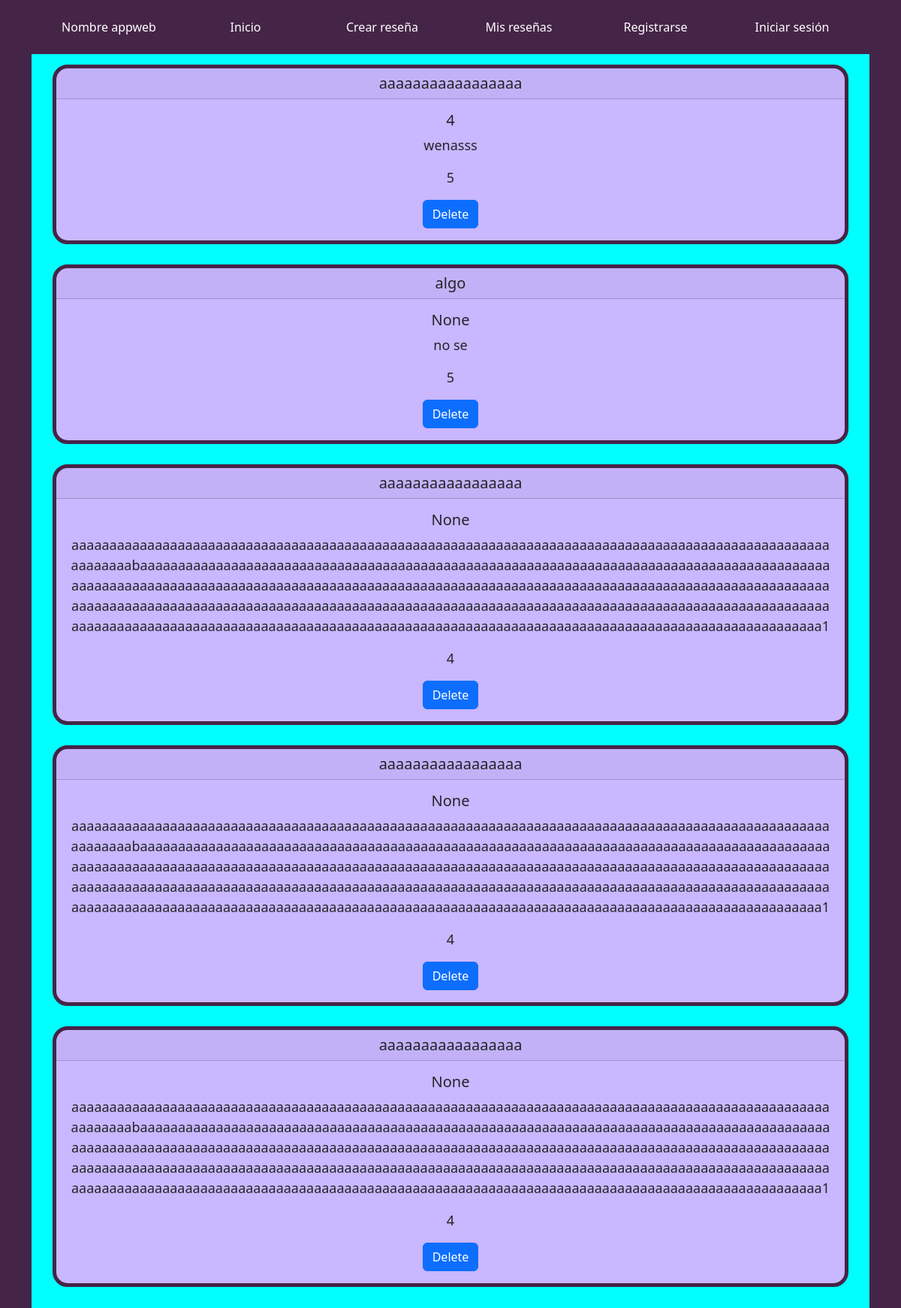
Page /ShowReviews/ on the earlier database version.
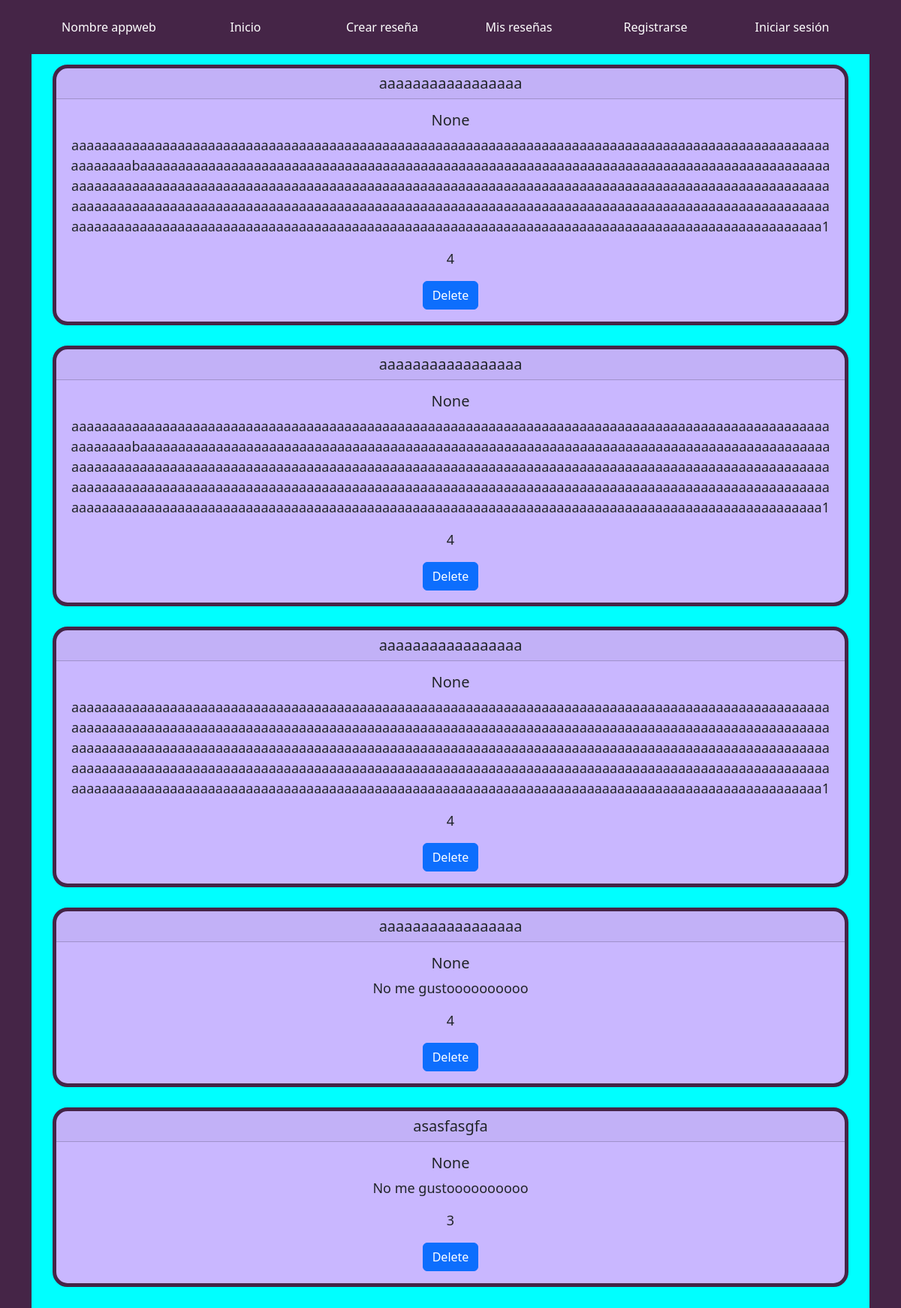
Same page on the later database version.
### reviews/models.py (models this page shows)
class Review(models.Model):  # Todolist able name that inherits models.Model
    product_name = models.CharField(max_length=100)# autodesc
    category = models.CharField(max_length=50,  blank=True, null=True)
    content =	models.TextField(max_length=500)# donde se obtuvo, es un alimento, herramienta, etc. como se utiliza, precio
    creation_date = models.DateField(default=timezone.now().strftime("%Y-%m-%d"))# autodesc
    CATEGORIES = [
       (1, "ONE_STAR"),
       (2, "TWO_STARS"),
       (3, "THREE_STARS"),
       (4, "FOUR_STARS"),
       (5, "FIVE_STARS"),
    ]
    punctuation = models.IntegerField(choices=CATEGORIES, default=CATEGORIES[2][1], help_text="Puntuación")

### reviews/views.py (the view)
# urls.py: path('ShowReviews/', views.ShowReviews, name='ShowReviews'),
def ShowReviews(request):
        last_five_objects = Review.objects.order_by('-id')[:5]
        return render(request, 'reviews/showReview.html', {'reviews': last_five_objects})

### reviews/templates/reviews/showReview.html (shortened to what this page needs)
<!DOCTYPE html>
<html lang="en">
<head>
    {% load static %}
    <link href="https://cdn.jsdelivr.net/npm/bootstrap@5.2.0/dist/css/bootstrap.min.css" rel="stylesheet"></head>
    <link rel="stylesheet" type="text/css" href="{% static 'reviews/styles.css' %}">
</head>
<body class="container morado-oscuro">
    {% block content %}
    <nav class="navbar-expand" >
        <div class="p-4 morado-oscuro  container-fluid">
          <div class="row row-cols-auto text-center">
            <div class="col-2">
                <a class="text-white navbar-brand" href="{% url 'ShowReviews' %}">Nombre appweb</a>
              </div>
              <div class="col-2">
                <a class="text-white nav-link" href="{% url 'ShowReviews' %}">Inicio</a>
              </div>
              <div class="col-2">
                  <a class="text-white nav-link" href="{% url 'CreateReview' %}">Crear reseña</a>
              </div>
              <div class="col-2">
                <a class="text-white nav-link" href="#">Mis reseñas</a>
              </div>
              {% if user.is_authenticated %}
            <div class="col-2">
                <a class="text-white nav-link" href="{% url 'logout' %}">Cerrar sesión</a>
              </div>
            {%else%}
            <div class="col-2">
              <a class="text-white nav-link" href="{% url 'register_user' %}">Registrarse</a>
            </div>
            <div class="col-2">
                <a class="text-white nav-link" href="{% url 'login' %}">Iniciar sesión</a>
              </div>
            {%endif%}
          </div>
        </div>
      </nav>
      <div class="block">
    {% for obj in reviews %}
    <div class="card borde morado-claro">
      <h5 class="card-header">{{ obj.product_name }}</h5>
      <div class="card-body">
        <h5 class="card-title">{{ obj.category }}</h5>
        <p class="card-text">{{ obj.content }}</p>
        <p class="card-text">{{ obj.punctuation }}</p>
        <form action="{% url 'delete' obj.id %}" method="post">
          <input class="btn btn-primary" type="submit" value="Delete">
      </form>
      </div>
    </div>
    <br>
{% endfor %}
</div>
    {% endblock %}
</body>
</html>

### reviews/static/reviews/styles.css (style rules this page uses)
.block { display:block; width:100%; border:none; background-color:aqua; padding:14px 28px; font-size:large; cursor:pointer; text-align:center; }
.morado-oscuro { background-color:#452547; }
.morado-claro { background-color:#c9b7ff; }
.borde { border-radius: 20px; border-style: solid; border-color: #452547; border-width: thick; }

Differences in the rows shown:
removed Review: product_name "aaaaaaaaaaaaaaaaa", category "4", content "wenasss", punctuation "5"
removed Review: product_name "algo", category "None", content "no se", punctuation "5"
removed Review: product_name "aaaaaaaaaaaaaaaaa", category "None", content "aaaaaaaaaaaaaaaaaaaaaaaaaaaaaaaaaaaaaaaaaaaaaaaaaaaaaaaaaaaaaaaaaaaaaaaaaaaaaaaaaaaaaaaaaaaaaaaaaaaaaaaaaaaabaaaaaaaaaaaaaaaaaaaaaaaaaaaaaaaaaaaaaaaaaaaaaaaaaaaaaaaaaaaaaaaaaaaaaaaaaaaaaaaaaaaaaaaaaaaaaaaaaaaaaaaaaaaaaaaaaaaaaaaaaaaaaaaaaaaaaaaaaaaaaaaaaaaaaaaaaaaaaaaaaaaaaaaaaaaaaaaaaaaaaaaaaaaaaaaaaaaaaaaaaaaaaaaaaaaaaaaaaaaaaaaaaaaaaaaaaaaaaaaaaaaaaaaaaaaaaaaaaaaaaaaaaaaaaaaaaaaaaaaaaaaaaaaaaaaaaaaaaaaaaaaaaaaaaaaaaaaaaaaaaaaaaaaaaaaaaaaaaaaaaaaaaaaaaaaaaaaaaaaaaaaaaaaaaaaaaaaaaaaaaaaaaaaaaa1", punctuation "4"
now on this page (row unchanged): Review: product_name "aaaaaaaaaaaaaaaaa", category "None", content "aaaaaaaaaaaaaaaaaaaaaaaaaaaaaaaaaaaaaaaaaaaaaaaaaaaaaaaaaaaaaaaaaaaaaaaaaaaaaaaaaaaaaaaaaaaaaaaaaaaaaaaaaaaaaaaaaaaaaaaaaaaaaaaaaaaaaaaaaaaaaaaaaaaaaaaaaaaaaaaaaaaaaaaaaaaaaaaaaaaaaaaaaaaaaaaaaaaaaaaaaaaaaaaaaaaaaaaaaaaaaaaaaaaaaaaaaaaaaaaaaaaaaaaaaaaaaaaaaaaaaaaaaaaaaaaaaaaaaaaaaaaaaaaaaaaaaaaaaaaaaaaaaaaaaaaaaaaaaaaaaaaaaaaaaaaaaaaaaaaaaaaaaaaaaaaaaaaaaaaaaaaaaaaaaaaaaaaaaaaaaaaaaaaaaaaaaaaaaaaaaaaaaaaaaaaaaaaaaaaaaaaaaaaaaaaaaaaaaaaaaaaaaaaaaaaaaaaaaaaaaaaaaaaaaaaaaaaaaaaaaaaaaaaaaaaaaaaaaaa1", punctuation "4"
now on this page (row unchanged): Review: product_name "aaaaaaaaaaaaaaaaa", category "None", content "No me gustoooooooooo", punctuation "4"
now on this page (row unchanged): Review: product_name "asasfasgfa", category "None", content "No me gustoooooooooo", punctuation "3"
